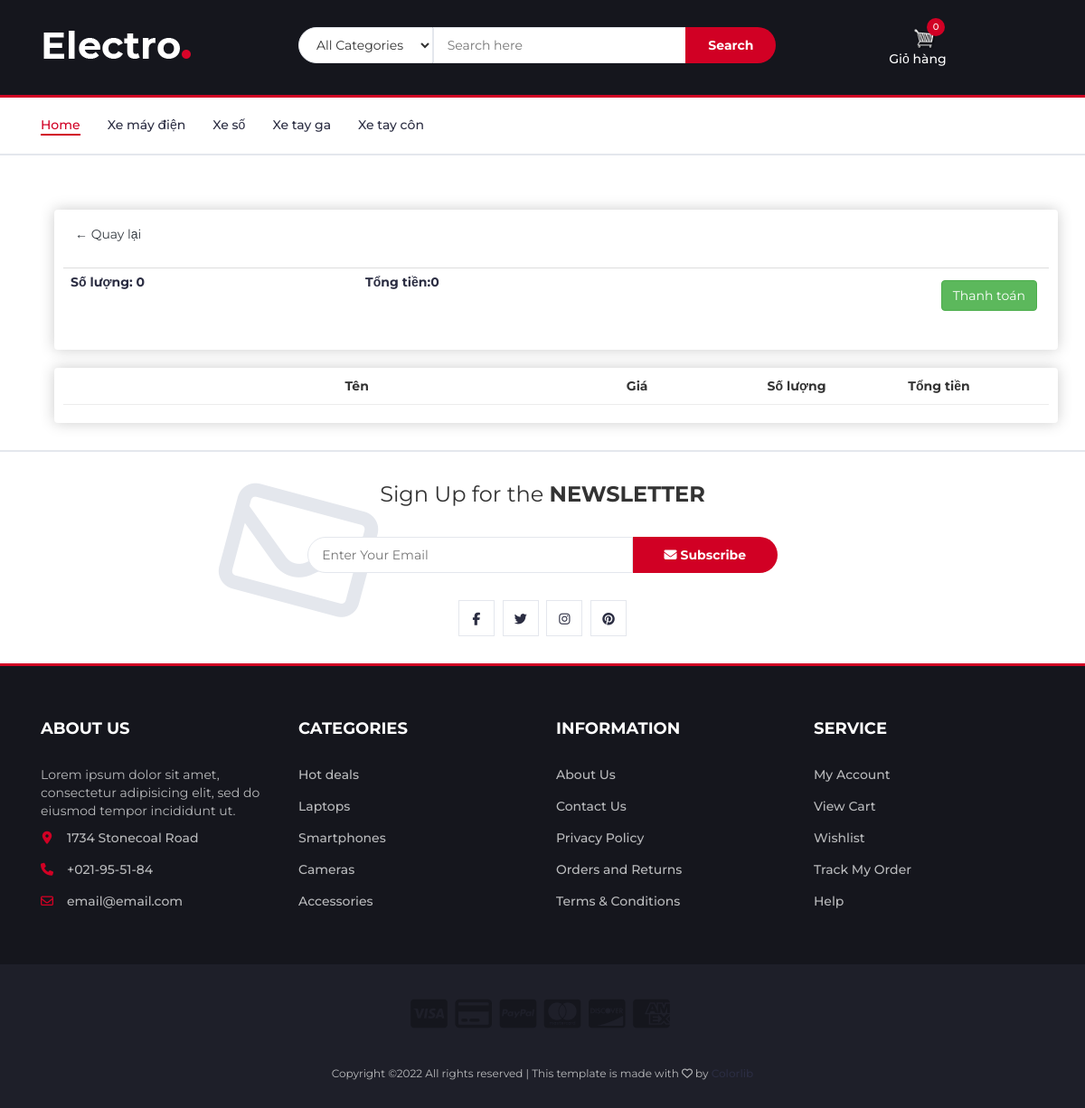
Page /cart/ on the committed database.
### store/models.py (models this page shows, shortened)
class Category(models.Model):
    title = models.CharField(max_length=200)
    slug = models.SlugField(unique=True)
    def get_absolute_url(self):
        return reverse('store:category_list', args=[self.slug])

### store/views.py (the view)
# urls.py: path('cart/', views.cart, name="cart"),
def cart(request):
    data = cartData(request)
    cartItems = data['cartItems']
    order = data['order']
    items = data['items']
    categorys = Category.objects.all()
    context = {'categorys': categorys, 'items': items, 'order': order, 'cartItems': cartItems}
    return render(request, 'store/cart.html', context)

### store/utils.py (called while the page is built, shortened)
def cookieCart(request):
    try:
        cart = json.loads(request.COOKIES['cart'])
    except:
        cart = {}
    print('Cart:', cart)
    items = []
    order = {'get_cart_total': 0, 'get_cart_items': 0, 'shipping': False}
    cartItems = order['get_cart_items']
    return {'cartItems':cartItems,'order':order,'items':items}

def cartData(request):
    if request.user.is_authenticated:
        customer = request.user.customer
        order, created = Order.objects.get_or_create(customer=customer, complete=False)
        items = order.orderitem_set.all()
        cartItems = order.get_cart_items
    else:
        cookieData = cookieCart(request)
        cartItems = cookieData['cartItems']
        order = cookieData['order']
        items = cookieData['items']
    return {'cartItems':cartItems,'order':order,'items':items}

### store/templates/store/cart.html (shortened to what this page needs)
{% extends 'store/main.html' %}
{% load static %}
{% block content %}
<div class="container" style="margin-top:50px">
	<div class="row">
		<div class="col-lg-12">
			<div class="box-element">
                 <a  class="btn btn-outline-dark" href="{% url 'store:store' %}">&#x2190; Quay lại</a>
				<br>
				<br>
				<table class="table">
					<tr>
						<th><h5>Số lượng: <strong>{{order.get_cart_items}}</strong></h5></th>
						<th><h5>Tổng tiền:<strong>{{order.get_cart_total}}</strong></h5></th>
						<th>
							<a  style="float:right; margin:5px;" class="btn btn-success" href="{% url 'store:checkout' %}">Thanh toán</a>
						</th>
					</tr>
				</table>
			</div>
			<br>
			<div class="box-element">
                <div class="cart-row">
					<div style="flex:2"></div>
					<div style="flex:2"><strong>Tên</strong></div>
					<div style="flex:1"><strong>Giá</strong></div>
					<div style="flex:1"><strong>Số lượng</strong></div>
					<div style="flex:1"><strong>Tổng tiền</strong></div>
				</div>
			</div>
		</div>
	</div>
</div>
{% endblock content %}

### store/templates/store/main.html (shortened to what this page needs)
<!DOCTYPE html>
{% load static %}
<html lang="en">
	<head>
        <link rel="stylesheet" href="https://stackpath.bootstrapcdn.com/bootstrap/4.4.1/css/bootstrap.min.css">
          <link rel="stylesheet" type="text/css" href="{% static 'css/main.css' %}">
 		<link type="text/css" rel="stylesheet" href="{% static 'css/bootstrap.min.css' %}"/>
 		<link type="text/css" rel="stylesheet" href="{% static 'css/slick.css' %}"/>
		<link type="text/css" rel="stylesheet" href="{% static 'css/slick-theme.css' %}"/>
		<link type="text/css" rel="stylesheet" href="{% static 'css/nouislider.min.css' %}"/>
 		<link rel="stylesheet" href="{% static 'css/font-awesome.min.css' %}">
 	    <link rel="stylesheet" type="text/css" href="{% static 'css/style.css' %}">
    </head>
	<body>
		<header>
			<div id="header">
				<div class="container">
					<div class="row">
						<div class="col-md-3">
							<div class="header-logo">
								<a href="{% url 'store:store' %}" class="logo">
									<img src="{% static 'image/logo.png' %}" alt="">
								</a>
							</div>
						</div>
						<div class="col-md-6">
							<div class="header-search">
								<form>
									<select class="input-select">
										<option value="0">All Categories</option>
									</select>
									<input class="input" placeholder="Search here">
									<button class="search-btn">Search</button>
								</form>
							</div>
						</div>
						<div class="col-md-2 clearfix">
							<div class="header-ctn">
								<div class="dropdown">
									<a href="{% url 'store:cart' %}">
    		                           <img  id="cart-icon" src="{% static 'image/cart.png' %}">
										<div class="qty">{{cartItems}}</div>
										<header>Giỏ hàng</header>
									</a>
								</div>
							</div>
						</div>
					</div>
				</div>
			</div>
		</header>
		<nav id="navigation" class="navbar-expand-sm">
			<div class="container">
				<div id="responsive-nav">
					<ul class="main-nav nav navbar-nav">
						<li class="active"><a href="{% url 'store:store' %}">Home</a></li>
						{% for category in categorys %}
						<li><a href="{{category.get_absolute_url}}">{{category.title}}</a></li>
						{% endfor %}
					</ul>
				</div>
			</div>
		</nav>
        <div class="container">
                {% block content %}
                 {% endblock content %}
		</div>
		<div id="newsletter" class="section">
			<div class="container">
				<div class="row">
					<div class="col-md-12">
						<div class="newsletter">
							<p>Sign Up for the <strong>NEWSLETTER</strong></p>
							<form>
								<input class="input" type="email" placeholder="Enter Your Email">
								<button class="newsletter-btn"><i class="fa fa-envelope"></i> Subscribe</button>
							</form>
							<ul class="newsletter-follow">
								<li>
									<a href="#"><i class="fa fa-facebook"></i></a>
								</li>
								<li>
									<a href="#"><i class="fa fa-twitter"></i></a>
								</li>
								<li>
									<a href="#"><i class="fa fa-instagram"></i></a>
								</li>
								<li>
									<a href="#"><i class="fa fa-pinterest"></i></a>
								</li>
							</ul>
						</div>
					</div>
				</div>
			</div>
		</div>
		<footer id="footer">
			<div class="section">
				<div class="container">
					<div class="row">
						<div class="col-md-3 col-xs-6">
							<div class="footer">
								<h3 class="footer-title">About Us</h3>
								<p>Lorem ipsum dolor sit amet, consectetur adipisicing elit, sed do eiusmod tempor incididunt ut.</p>
								<ul class="footer-links">
									<li><a href="#"><i class="fa fa-map-marker"></i>1734 Stonecoal Road</a></li>
									<li><a href="#"><i class="fa fa-phone"></i>+021-95-51-84</a></li>
									<li><a href="#"><i class="fa fa-envelope-o"></i>email@email.com</a></li>
								</ul>
							</div>
						</div>
						<div class="col-md-3 col-xs-6">
							<div class="footer">
								<h3 class="footer-title">Categories</h3>
								<ul class="footer-links">
									<li><a href="#">Hot deals</a></li>
									<li><a href="#">Laptops</a></li>
									<li><a href="#">Smartphones</a></li>
									<li><a href="#">Cameras</a></li>
									<li><a href="#">Accessories</a></li>
								</ul>
							</div>
						</div>
						<div class="col-md-3 col-xs-6">
							<div class="footer">
								<h3 class="footer-title">Information</h3>
								<ul class="footer-links">
									<li><a href="#">About Us</a></li>
									<li><a href="#">Contact Us</a></li>
									<li><a href="#">Privacy Policy</a></li>
									<li><a href="#">Orders and Returns</a></li>
									<li><a href="#">Terms & Conditions</a></li>
								</ul>
							</div>
						</div>
						<div class="col-md-3 col-xs-6">
							<div class="footer">
								<h3 class="footer-title">Service</h3>
								<ul class="footer-links">
									<li><a href="#">My Account</a></li>
									<li><a href="#">View Cart</a></li>
									<li><a href="#">Wishlist</a></li>
									<li><a href="#">Track My Order</a></li>
									<li><a href="#">Help</a></li>
								</ul>
							</div>
						</div>
					</div>
				</div>
			</div>
			<div id="bottom-footer" class="section">
				<div class="container">
					<div class="row">
						<div class="col-md-12 text-center">
							<ul class="footer-payments">
								<li><a href="#"><i class="fa fa-cc-visa"></i></a></li>
								<li><a href="#"><i class="fa fa-credit-card"></i></a></li>
								<li><a href="#"><i class="fa fa-cc-paypal"></i></a></li>
								<li><a href="#"><i class="fa fa-cc-mastercard"></i></a></li>
								<li><a href="#"><i class="fa fa-cc-discover"></i></a></li>
								<li><a href="#"><i class="fa fa-cc-amex"></i></a></li>
							</ul>
							<span class="copyright">
								Copyright &copy;<script>document.write(new Date().getFullYear());</script> All rights reserved | This template is made with <i class="fa fa-heart-o" aria-hidden="true"></i> by <a href="https://colorlib.com" target="_blank">Colorlib</a>
							</span>
						</div>
					</div>
				</div>
			</div>
		</footer>
	</body>
</html>

### static/css/main.css (style rules this page uses)
body { background-color: hsl(0, 0%, 98%); }
h1,h2,h3,h4,h5,h6 { color:hsl(0, 0%, 30%); }
.box-element { box-shadow:hsl(0, 0%, 80%) 0 0 16px; background-color: #fff; border-radius: 4px; padding: 10px; }
#cart-icon { width:25px; display: inline-block; margin-left: 15px; }
.col-lg-4, .col-lg-6, .col-lg-8, .col-lg-12 { margin-top: 10px; }
.btn { border-radius: 0; }
.cart-row { display: flex; padding-bottom: 10px; margin-bottom: 10px; border-bottom: 1px solid #ececec; }

### static/css/style.css (style rules this page uses)
body { font-family: 'Montserrat', sans-serif; font-weight: 400; color: #333; }
h1, h2, h3, h4, h5, h6 { color: #2B2D42; font-weight: 700; margin: 0 0 10px; }
a { color: #2B2D42; font-weight: 500; -webkit-transition: 0.2s color; transition: 0.2s color; }
ul, ol { margin: 0; padding: 0; list-style: none }
.input { height: 40px; padding: 0px 15px; border: 1px solid #E4E7ED; background-color: #FFF; width: 100%; }
.input-select { padding: 0px 15px; background: #FFF; border: 1px solid #E4E7ED; height: 40px; }
.section { padding-top: 30px; padding-bottom: 30px; }
#header { padding-top: 15px; padding-bottom: 15px; background-color: #15161D; }
.header-logo { float: left; }
.header-logo .logo img { display: block; }
.header-search { padding: 15px 0px; }
.header-search form { position: relative; }
.header-search form .input-select { margin-right: -4px; border-radius: 40px 0px 0px 40px; }
.header-search form .input { width: calc(100% - 260px); margin-right: -4px; }
.header-search form .search-btn { height: 40px; width: 100px; background: #D10024; color: #FFF; font-weight: 700; border: none; border-radius: 0px 40px 40px 0px; }
.header-ctn { float: right; padding: 15px 0px; }
.header-ctn>div { display: inline-block; }
.header-ctn>div>a { display: block; position: relative; width: 90px; text-align: center; color: #FFF; }
.header-ctn>div>a>.qty { position: absolute; right: 15px; top: -10px; width: 20px; height: 20px; line-height: 20px; text-align: center; border-radius: 50%; font-size: 10px; color: #FFF; background-color: #D10024; }
#navigation { background: #FFF; border-bottom: 2px solid #E4E7ED; border-top: 3px solid #D10024; }
.main-nav>li+li { margin-left: 30px }
.main-nav>li>a { padding: 20px 0px; }
.main-nav>li>a:hover, .main-nav>li>a:focus, .main-nav>li.active>a { color: #D10024; background-color: transparent; }
.main-nav>li>a:after { content: ""; display: block; width: 0%; height: 2px; background-color: #D10024; -webkit-transition: 0.2s all; transition: 0.2s all; }
.main-nav>li>a:hover:after, .main-nav>li>a:focus:after, .main-nav>li.active>a:after { width: 100%; }
#newsletter.section { border-top: 2px solid #E4E7ED; border-bottom: 3px solid #D10024; margin-top: 30px; }
.newsletter { text-align: center; }
.newsletter p { font-size: 24px; }
.newsletter form { position: relative; max-width: 520px; margin: 30px auto; }
.newsletter form:after { content: "\f003"; font-family: FontAwesome; position: absolute; font-size: 160px; color: #E4E7ED; top: 15px; -webkit-transform: translateY(-50%) rotate(15deg); -ms-transform: translateY(-50%) rotate(15deg); transform: translateY(-50%) rotate(15deg); z-index: -1; left: -90px; }
.newsletter form .input { width: calc(100% - 160px); margin-right: -4px; border-radius: 40px 0px 0px 40px; }
.newsletter form .newsletter-btn { width: 160px; height: 40px; font-weight: 700; background: #D10024; color: #FFF; border: none; border-radius: 0px 40px 40px 0px; }
.newsletter .newsletter-follow { text-align: center; }
.newsletter .newsletter-follow li { display: inline-block; margin-right: 5px; }
.newsletter .newsletter-follow li:last-child { margin-right: 0px; }
.newsletter .newsletter-follow li a { position: relative; display: block; width: 40px; height: 40px; text-align: center; line-height: 40px; border: 1px solid #E4E7ED; background-color: #FFF; -webkit-transition: 0.2s all; transition: 0.2s all; }
#footer { background: #15161D; color: #B9BABC; }
#bottom-footer { background: #1E1F29; }
.footer { margin: 30px 0px; }
.footer .footer-title { color: #FFF; text-transform: uppercase; font-size: 18px; margin: 0px 0px 30px; }
.footer-links li+li { margin-top: 15px; }
.footer-links li a { color: #B9BABC; }
.footer-links li i { margin-right: 15px; color: #D10024; width: 14px; text-align: center; }
.copyright { margin-top: 30px; display: block; font-size: 12px; }
.footer-payments li { display: inline-block; margin-right: 5px; }
.footer-payments li a { color: #15161D; font-size: 36px; display: block; }

### rows in the picture
Category: title "Xe máy điện"
Category: title "Xe số"
Category: title "Xe tay ga"
Category: title "Xe tay côn"

### other values in the picture
{{ cartItems }} "0"
{{ order.get_cart_items }} "0"
{{ order.get_cart_total }} "0"
